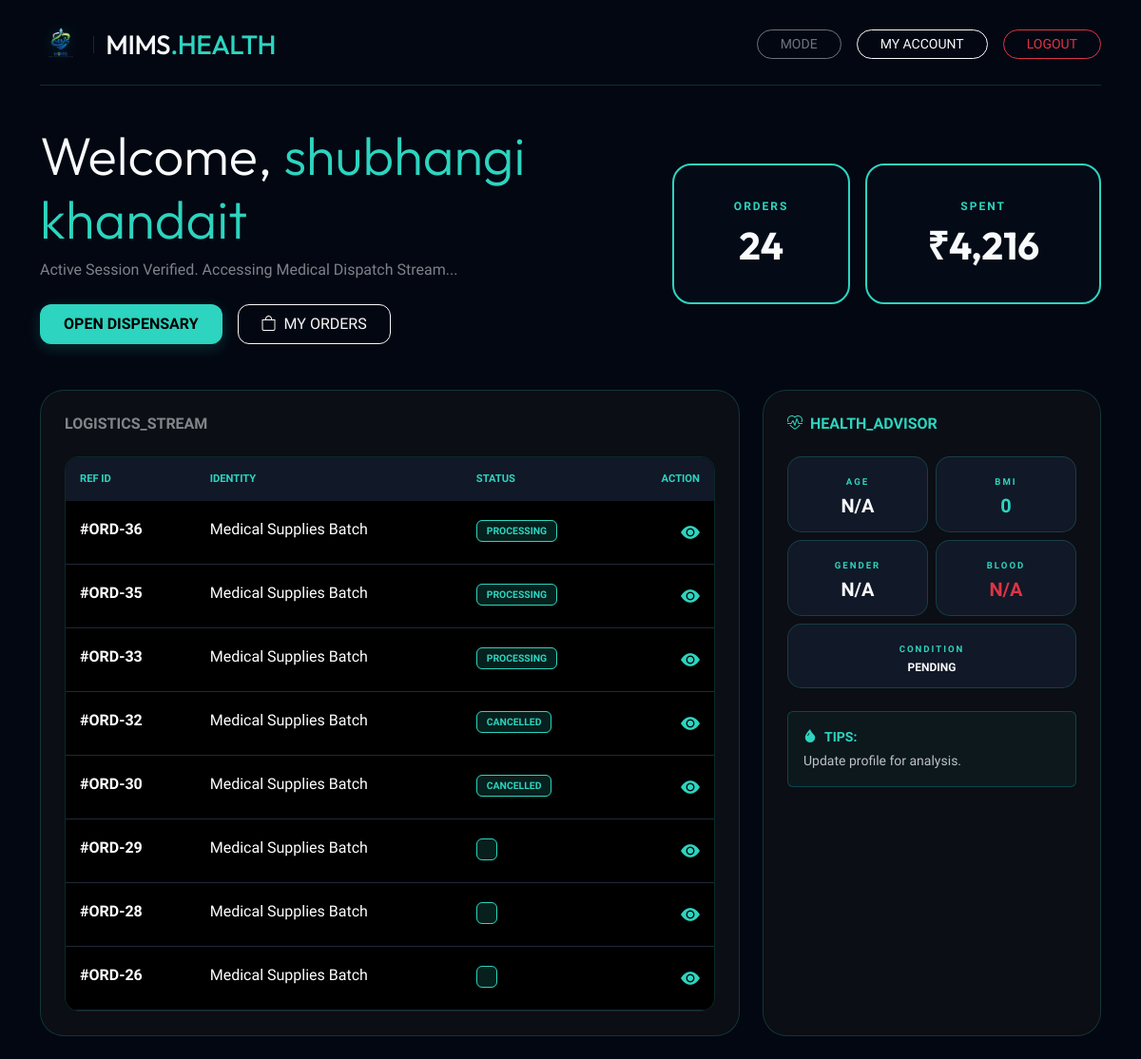
Screenshot of /customer/dashboard.php (signed in) with the database file from the repository.
### tables this page shows
CREATE TABLE `users` (
  `id` int(11) NOT NULL,
  `username` varchar(50) DEFAULT NULL,
  `email` varchar(100) NOT NULL,
  `password` varchar(255) NOT NULL,
  `role` varchar(20) DEFAULT 'admin',
  `created_at` timestamp NOT NULL DEFAULT current_timestamp(),
  `theme` varchar(20) DEFAULT 'dark'
);

CREATE TABLE `orders` (
  `id` int(11) NOT NULL,
  `user_id` int(11) DEFAULT NULL,
  `customer_name` varchar(255) DEFAULT NULL,
  `medicine_id` int(11) DEFAULT NULL,
  `total_amount` decimal(10,2) DEFAULT NULL,
  `status` varchar(50) DEFAULT 'Pending',
  `payment_method` varchar(50) DEFAULT NULL,
  `claimed_category` varchar(50) DEFAULT NULL,
  `payment_mode` varchar(50) DEFAULT 'COD',
  `order_date` datetime DEFAULT current_timestamp(),
  `address` text DEFAULT NULL,
  `pincode` varchar(10) DEFAULT NULL,
  `phone` varchar(15) DEFAULT NULL,
  `quantity` int(11) DEFAULT NULL,
  `discount_reason` varchar(100) DEFAULT NULL,
  `discount_status` enum('none','pending','approved','rejected') DEFAULT 'none',
  `discounted_price` decimal(10,2) DEFAULT NULL,
  `subtotal` decimal(10,2) NOT NULL DEFAULT 0.00,
  `discount_amount` decimal(10,2) DEFAULT NULL,
  `discount_label` varchar(50) DEFAULT NULL
);

### customer/dashboard.php (the view, shortened to what this page needs)
<?php
include('../config/db_connect.php');
$user_id = $_SESSION['user_id'];
$user_res = mysqli_query($conn, "SELECT * FROM users WHERE id = '$user_id'");
$user_data = mysqli_fetch_assoc($user_res);
$display_name = $user_data['username'] ?? 'User';
$u_gender = $user_data['gender'] ?? 'N/A';
$u_bg = $user_data['blood_group'] ?? 'N/A';
$age_val = "N/A";
$bmi_val = 0;
$health_status = "PENDING";
$health_msg = "Update profile for analysis.";
$stats = mysqli_fetch_assoc(mysqli_query($conn, "SELECT COUNT(*) as total, SUM(total_amount) as spent FROM orders WHERE user_id = '$user_id'"));
$orders = mysqli_query($conn, "SELECT * FROM orders WHERE user_id = '$user_id' ORDER BY id DESC LIMIT 8");
?>
<!DOCTYPE html>
<html lang="en" data-theme="dark">
<head>
    <link href="https://cdn.jsdelivr.net/npm/bootstrap@5.3.0/dist/css/bootstrap.min.css" rel="stylesheet">
    <link rel="stylesheet" href="https://cdn.jsdelivr.net/npm/bootstrap-icons@1.11.0/font/bootstrap-icons.css">
</head>
<body class="p-4">
<div class="container">
    <div class="d-flex justify-content-between align-items-center nav-container">
        <div class="d-flex align-items-center">
            <img src="../assets/image/medicine/logo.png" alt="Logo" class="brand-logo">
            <h3 class="fw-900 m-0" style="font-family: 'Outfit'; letter-spacing: -0.5px;">MIMS<span style="color: var(--cyan);">.HEALTH</span></h3>
        </div>
        <div class="d-flex gap-3">
            <button class="btn btn-outline-secondary rounded-pill btn-sm px-4" onclick="toggleTheme()">MODE</button>
            <button class="btn btn-outline-light rounded-pill btn-sm px-4" data-bs-toggle="modal" data-bs-target="#profileModal">MY ACCOUNT</button>
            <a href="../auth/logout.php" class="btn btn-outline-danger rounded-pill btn-sm px-4">LOGOUT</a>
        </div>
    </div>
    <div class="row mb-5">
        <div class="col-md-7">
            <h1 class="display-4 fw-900 mb-2" style="font-family: 'Outfit';">Welcome, <span style="color: var(--cyan);"><?php echo $display_name; ?></span></h1>
            <p class="opacity-50 fs-6">Active Session Verified. Accessing Medical Dispatch Stream...</p>
            <div class="d-flex gap-3 mt-4">
                <a href="../module/inventory.php" class="btn px-4 py-2" style="background: var(--cyan); color: #000; font-weight: 800; border-radius: 12px; box-shadow: 0 4px 15px rgba(45, 212, 191, 0.2);">OPEN DISPENSARY</a>
                <a href="my_orders.php" class="btn btn-outline-light px-4 py-2" style="border-radius: 12px;"><i class="bi bi-bag me-2"></i>MY ORDERS</a>
            </div>
        </div>
        <div class="col-md-5 d-flex gap-3 align-items-center">
            <div class="stat-box flex-fill">
                <span class="stat-label">Orders</span>
                <span class="stat-value"><?php echo $stats['total'] ?? 0; ?></span>
            </div>
            <div class="stat-box flex-fill">
                <span class="stat-label">Spent</span>
                <span class="stat-value">₹<?php echo number_format($stats['spent'] ?? 0); ?></span>
            </div>
        </div>
    </div>
    <div class="row g-4">
        <div class="col-lg-8">
            <div class="glass-card">
                <h6 class="opacity-50 fw-bold mb-4">LOGISTICS_STREAM</h6>
                <div class="logistics-container">
                    <div class="table-responsive">
                        <table class="table">
                            <thead>
                                <tr><th>REF ID</th><th>IDENTITY</th><th>STATUS</th><th class="text-end">ACTION</th></tr>
                            </thead>
                            <tbody>
                                <?php if($orders && mysqli_num_rows($orders) > 0):
                                    while($row = mysqli_fetch_assoc($orders)):
                                ?>
                                <tr>
                                    <td class="fw-bold text-cyan">#ORD-<?php echo $row['id']; ?></td>
                                    <td>Medical Supplies Batch</td>
                                    <td><span class="badge-status"><?php echo strtoupper($row['status']); ?></span></td>
                                    <td class="text-end">
                                        <a href="order_details.php?id=<?php echo $row['id']; ?>" class="text-cyan"><i class="bi bi-eye-fill fs-5"></i></a>
                                    </td>
                                </tr>
                                <?php endwhile; else: ?>
                                <tr><td colspan="4" class="text-center opacity-50 py-5">No active dispatches found.</td></tr>
                                <?php endif; ?>
                            </tbody>
                        </table>
                    </div>
                </div>
            </div>
        </div>
        <div class="col-lg-4">
            <div class="glass-card">
                <h6 class="text-cyan fw-bold mb-4"><i class="bi bi-heart-pulse me-2"></i>HEALTH_ADVISOR</h6>
                <div class="row g-2">
                    <div class="col-6"><div class="health-mini-box"><small class="stat-label" style="font-size:0.6rem;">Age</small><div class="fw-bold fs-5"><?php echo $age_val; ?></div></div></div>
                    <div class="col-6"><div class="health-mini-box"><small class="stat-label" style="font-size:0.6rem;">BMI</small><div class="fw-bold fs-5 text-cyan"><?php echo $bmi_val; ?></div></div></div>
                    <div class="col-6"><div class="health-mini-box"><small class="stat-label" style="font-size:0.6rem;">Gender</small><div class="fw-bold fs-5"><?php echo $u_gender; ?></div></div></div>
                    <div class="col-6"><div class="health-mini-box"><small class="stat-label" style="font-size:0.6rem;">Blood</small><div class="fw-bold fs-5 text-danger"><?php echo strtoupper($u_bg); ?></div></div></div>
                    <div class="col-12"><div class="health-mini-box"><small class="stat-label" style="font-size:0.6rem;">Condition</small><div class="fw-bold" style="font-size: 0.75rem;"><?php echo $health_status; ?></div></div></div>
                </div>
                <div class="mt-4 p-3 rounded border border-info border-opacity-25" style="background: rgba(45, 212, 191, 0.05);">
                    <p class="small mb-1 fw-bold text-cyan"><i class="bi bi-droplet-fill me-2"></i>TIPS:</p>
                    <p class="small mb-0 opacity-75"><?php echo $health_msg; ?></p>
                </div>
            </div>
        </div>
    </div>
</div>
</body>
</html>

### customer/dashboard.php (style rules this page uses)
:root[data-theme="dark"] { --bg: #030712; --panel: #0b0e14; --text: #F8FAFC; --border: rgba(45, 212, 191, 0.2); --cyan: #2DD4BF; --row: #111827; }
body { background: var(--bg); color: var(--text); font-family: 'Plus Jakarta Sans', sans-serif; transition: 0.3s; }
.glass-card { background: var(--panel); border: 1px solid var(--border); border-radius: 25px; padding: 25px; height: 100%; }
.nav-container { border-bottom: 1px solid var(--border); padding-bottom: 20px; margin-bottom: 40px; }
.brand-logo { height: 45px; width: auto; filter: drop-shadow(0 0 8px rgba(45, 212, 191, 0.2)); }
.stat-box { border: 2px solid var(--cyan); border-radius: 20px; padding: 30px; text-align: center; background: rgba(45, 212, 191, 0.02); }
.stat-label { color: var(--cyan); font-size: 0.75rem; font-weight: 800; text-transform: uppercase; letter-spacing: 2px; }
.stat-value { font-family: 'Outfit'; font-size: 2.5rem; font-weight: 700; display: block; }
.logistics-container { background: #000; border: 1px solid var(--border); border-radius: 15px; overflow: hidden; }
.table { color: #fff !important; margin-bottom: 0; }
.table thead th { background: #111827 !important; color: var(--cyan) !important; padding: 15px; border: none; font-size: 0.7rem; }
.table tbody td { background: #000 !important; color: #fff !important; padding: 18px 15px; border-bottom: 1px solid #1f2937 !important; }
.badge-status { background: rgba(45, 212, 191, 0.15); color: var(--cyan); border: 1px solid var(--cyan); padding: 4px 10px; border-radius: 6px; font-size: 0.65rem; font-weight: 800; }
.text-cyan { color: var(--cyan) !important; }
.health-mini-box { border: 1px solid var(--border); border-radius: 15px; padding: 12px; text-align: center; background: var(--row); }

### rows the page displays
users: username "shubhangi khandait"
orders: id "36", status "PROCESSING"
orders: id "35", status "PROCESSING"
orders: id "33", status "PROCESSING"
orders: id "32", status "CANCELLED"
orders: id "30", status "CANCELLED"
orders: id "29"
orders: id "28"
orders: id "26"

### other values shown
$stats['total'] "24"
$stats['spent'] "4,216"
$age_val "N/A"
$bmi_val "0"
$u_gender "N/A"
$u_bg "N/A"
$health_status "PENDING"
$health_msg "Update profile for analysis."
